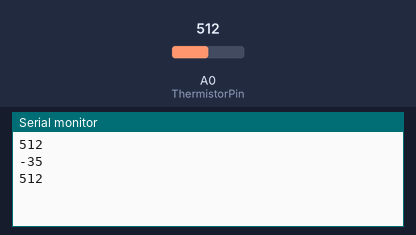
Simulated run of this sketch. Board: Arduino Uno, built with avr-gcc and run on an emulated ATmega328P. On the bench: the last lines printed to the serial monitor. The test bench sets the inputs (shaded band); at power-on: A0 (ThermistorPin) = 512.

Above: at 1.8 s.
1.9 s: A0 (ThermistorPin) set to 716
At 2.8 s:
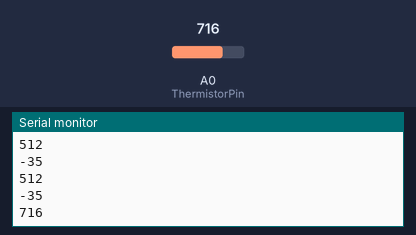
3.4 s: A0 (ThermistorPin) set to 900
At 4.7 s:
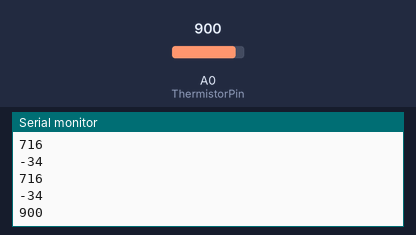
Timing chart, 0 to 6.4 s (numbered marks = the images above; inputs shaded):
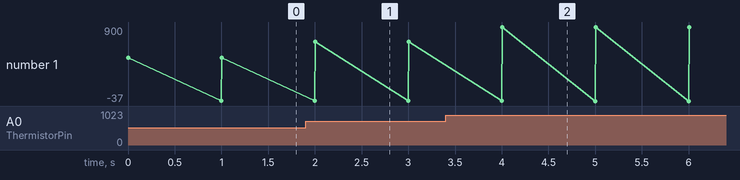

Measured:
- after the input at 1.9 s, the serial monitor: prints a new line after 0.11 s (image 1)
- after the input at 3.4 s, the serial monitor: prints a new line after 0.61 s (image 2)
- plotted number 1: 512 → 716 after the input at 1.9 s, 716 → 900 after the input at 3.4 s

The sketch:

Temp_Linear_piecewise.ino
```cpp
unsigned long Tempr [][2] = {
  { -50, 0 },
{ 100 , 390 },
{ 150 , 1677 },
{ 200 , 2544 },
{ 250, 3237 },
{ 300 , 3837 },
{ 350 , 4382 },
{ 400 , 4895 },
{ 450 , 5392 },
{ 500 , 5883 },
{ 550 , 6379 },
{ 600 , 6890 },
{ 650 , 7426 },
{ 700 , 8002},
{ 750 , 8636 },
{ 800 , 9355 },
{ 850 , 10203},
{ 900 , 11260},
{ 950 , 12695 },
{ 971 , 14985 },
{ 1023 , 16567 },

};
#define ThermistorPin A0
void setup() {
Serial.begin(9600);
}

void loop() {
  int i;
   int adco, adci, tempo, tempi;
  int result;
 int  adc=analogRead(ThermistorPin);
  Serial.println(adc);
  for(i=1;adc > Tempr[i][0];i++);
  adco=Tempr[i-1][0];
  tempo=Tempr[i][0];
  tempi=Tempr[i][1];
  delay(1000);
  result = map(adc, adco, adci, tempo,tempi);
  Serial.println((result-4000)/100);

}
```
